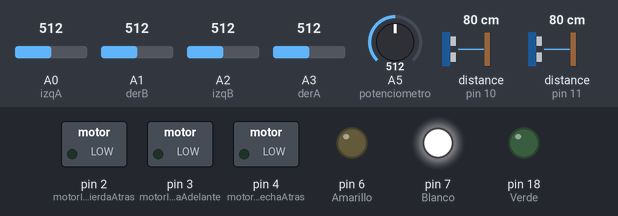
The sketch below on a simulated Arduino Uno, built with avr-gcc and run on an emulated ATmega328P. Shown: switched loads named in the sketch (green lamp = pin HIGH), output pins drawn as LEDs (lit = HIGH). The test bench sets the inputs (shaded band); at power-on: A5 (potenciometro) = 512, A0 (izqA) = 512, A1 (derB) = 512, A2 (izqB) = 512, A3 (derA) = 512, distance to the obstacle (sensors on pin 10, pin 11) 80 cm. The echo pulse lasts 58.3 µs per cm; pins used as bus, display or sensor lines are not drawn.

Above: at 6.2 s.
6.3 s: A5 (potenciometro) set to 487
At 7.5 s:
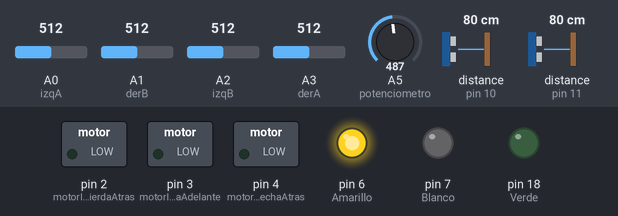
7.8 s: A5 (potenciometro) set to 761
At 8.1 s:
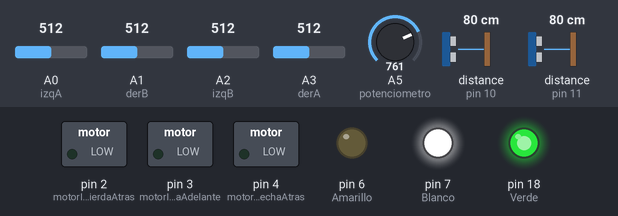
9.3 s: A5 (potenciometro) set to 733
At 9.8 s:
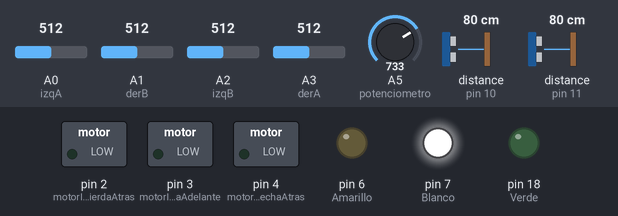
10.8 s: A5 (potenciometro) set to 30
At 11.1 s:
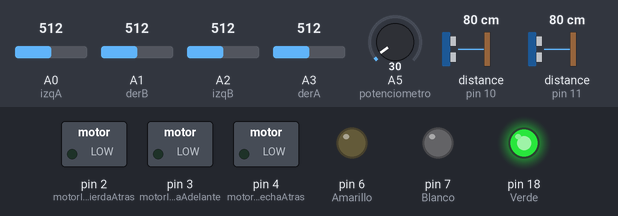
12.3 s: A5 (potenciometro) set to 241
13.8 s: A5 (potenciometro) set to 262
At 14.8 s:
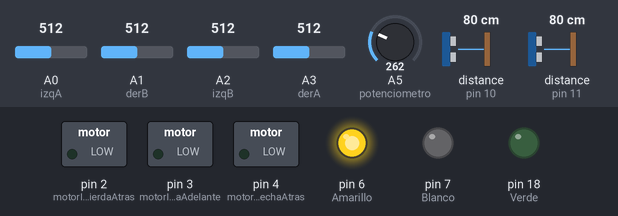
Timing chart, 0 to 16.3 s (numbered marks = the images above; inputs shaded):
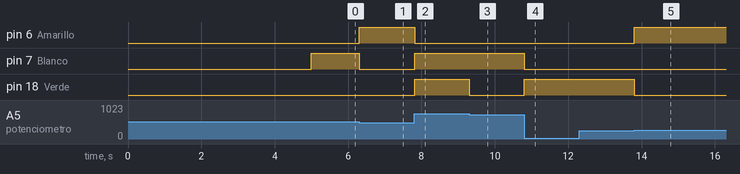

Measured:
- the behaviour switches between 501 and 500 on A5 (potenciometro) (found by bisection; images 0 and 1)
- the behaviour switches between 751 and 750 on A5 (potenciometro) (found by bisection; images 2 and 3)
- the behaviour switches between 251 and 252 on A5 (potenciometro) (found by bisection; images 4 and 5)
- after the input at 6.3 s, pin 6 (Amarillo): LOW → HIGH at once; pin 7 (Blanco): HIGH → LOW at once
- after the input at 7.8 s, pin 6 (Amarillo): HIGH → LOW at once; pin 7 (Blanco), pin 18 (Verde): LOW → HIGH at once
- after the input at 9.3 s, pin 18 (Verde): HIGH → LOW at once
- after the input at 10.8 s, pin 7 (Blanco): HIGH → LOW at once; pin 18 (Verde): LOW → HIGH at once
- after the input at 12.3 s, every drawn part: stays the same
- after the input at 13.8 s, pin 6 (Amarillo): LOW → HIGH at once; pin 18 (Verde): HIGH → LOW at once

The sketch:

beymax.ino
```cpp
int valor;
int potenciometro = A5;
int Verde = 18, Amarillo = 6, Blanco = 7;
//verde = florecer horario -amarillo = florecer antihorario -blanco = cuadrar horario -verde/blanco = florecer antihorario
int motorDerechaAdelante = 7;
int motorDerechaAtras = 4;
int motorIzquierdaAdelante = 3;
int motorIzquierdaAtras = 2;
int rapido = 250,medio = 200,lento = 150;
int derA = A3, lecturaDerA = 0;
int derB = A1, lecturaDerB = 0;
int izqA = A0, lecturaIzqA = 0;
int izqB = A2, lecturaIzqB = 0;
int Echo1 = 10;
int Trig1 = 12;
int Echo2 = 11;
int Trig2 = 13;
int distancia1 = 0,distancia2 = 0;
int lineaBordeColor = 1000; //1000 arriva es negro
int domoColor = 50;   //50 menor es blanco
void setup() {
  Serial.begin(9600);
  pinMode(potenciometro, INPUT);
  pinMode(Verde, OUTPUT);
  pinMode(Amarillo, OUTPUT);
  pinMode(Blanco, OUTPUT);
  pinMode(motorDerechaAdelante, OUTPUT);
  pinMode(motorDerechaAtras, OUTPUT);
  pinMode(motorIzquierdaAdelante, OUTPUT);
  pinMode(motorIzquierdaAtras, OUTPUT);
  pinMode(derA, INPUT);
  pinMode(derB, INPUT);
  pinMode(izqA, INPUT);
  pinMode(izqB, INPUT);
  pinMode(Echo1, INPUT);
  pinMode(Trig1, OUTPUT);
  pinMode(Echo2, INPUT);
  pinMode(Trig2, OUTPUT);
  delay(5000);
}
void loop() {
  valor = analogRead(potenciometro);

  if(valor <= 250){
    estado_Programa(1);
    florecer_horario();

  }else if(valor > 251 && valor <= 500){
    estado_Programa(2);
    florecer_antihorario();

  }else if(valor > 501 && valor <= 750){
    estado_Programa(3);
    poligonear_horario();

  }else if(valor > 751){
    estado_Programa(4);
    poligonear_antihorario();
  }
}
void estado_Programa(int num){
  if(num == 1){
    digitalWrite(Verde, HIGH);
    digitalWrite(Amarillo, LOW);
    digitalWrite(Blanco, LOW);
  }else if(num == 2){
    digitalWrite(Verde, LOW);
    digitalWrite(Amarillo, HIGH);
    digitalWrite(Blanco, LOW);
  }else if(num == 3){
    digitalWrite(Verde, LOW);
    digitalWrite(Amarillo, LOW);
    digitalWrite(Blanco, HIGH);
  }else if(num == 4){
    digitalWrite(Verde, HIGH);
    digitalWrite(Amarillo, LOW);
    digitalWrite(Blanco, HIGH);
  }
}
void detecta(){
  calcularDistancia1();
  calcularDistancia2();
  if(distancia1 <= 15){
    if(distancia2 <= 15){
      adelante(rapido);
      detecta();
    }else{
      izquierda(rapido);
      detecta();
    }
  }else if(distancia2 <= 15){
    if(distancia1 <= 15){
      adelante(rapido);
      detecta();
    }else{
      derecha(rapido);
      detecta();
    }
  }
}
void florecer_antihorario(){
  leerLineas();
  detecta();
  if(lecturaDerB < domoColor && lecturaIzqB < domoColor){
    detecta();
    atras(rapido);
  }else{
    if(lecturaDerB > lineaBordeColor && lecturaIzqB > lineaBordeColor){
      detecta();
      adelante(rapido);
      delay(400);
      detecta();
      derechaEnCompas(rapido);
      delay(400);
      detecta();
      izquierda(rapido);
      delay(500);
    }
  }
}
void florecer_horario(){
  leerLineas();
  detecta();
  if(lecturaDerB < domoColor && lecturaIzqB < domoColor){
    detecta();
    atras(rapido);
  }else{
    if(lecturaDerB > lineaBordeColor && lecturaIzqB > lineaBordeColor){
      detecta();
      adelante(rapido);
      delay(400);
      detecta();
      izquierdaEnCompas(rapido);
      delay(500);
      detecta();
      derecha(rapido);
      delay(500);
    }
  }
}
void poligonear_antihorario() {
  leerLineas();
  if (lecturaDerA < domoColor && lecturaDerB  < domoColor) {
    adelante(rapido);
  } else {
    if (lecturaDerA > lineaBordeColor ) {
      if (lecturaDerB > lineaBordeColor ) {
        izquierdaEnCompas(rapido);
      } else {
        izquierda(rapido);
      }
    }
  }
}
void poligonear_horario() {
  leerLineas();
  if (lecturaIzqA < domoColor && lecturaIzqB  < domoColor) {
    adelante(rapido);
  } else {
    if (lecturaIzqA > lineaBordeColor ) {
      if (lecturaIzqB > lineaBordeColor ) {
        derechaEnCompas(250);
      } else {
        derecha(250);
      }
    }
  }
}
void leerLineas(){
        lecturaDerA = analogRead(derA);
        lecturaDerB = analogRead(derB);
        lecturaIzqA = analogRead(izqA);
        lecturaIzqB = analogRead(izqB);
}
void calcularDistancia1() {
  digitalWrite(Trig1, LOW);
  delayMicroseconds(2);
  digitalWrite(Trig1, HIGH);
  delayMicroseconds(20);
  digitalWrite(Trig1, LOW);
  float Fdistance = pulseIn(Echo1, HIGH);
  delay(10);
  Fdistance= Fdistance/ 29 / 2;
  distancia1 = (int)Fdistance;
}
void calcularDistancia2() {
  digitalWrite(Trig2, LOW);
  delayMicroseconds(2);
  digitalWrite(Trig2, HIGH);
  delayMicroseconds(20);
  digitalWrite(Trig2, LOW);
  float Fdistance = pulseIn(Echo2, HIGH);
  delay(10);
  Fdistance= Fdistance/ 29 / 2;
  distancia2 = (int)Fdistance;
}
void atras(int pwm){
  analogWrite(motorDerechaAdelante, 0);
  analogWrite(motorDerechaAtras, pwm);
  analogWrite(motorIzquierdaAdelante, 0);
  analogWrite(motorIzquierdaAtras, pwm);
}
void adelante(int pwm){
  analogWrite(motorDerechaAdelante, pwm);
  analogWrite(motorDerechaAtras, 0);
  analogWrite(motorIzquierdaAdelante, pwm);
  analogWrite(motorIzquierdaAtras, 0);
}
void izquierda(int pwm){
  analogWrite(motorDerechaAdelante, pwm);
  analogWrite(motorDerechaAtras, pwm);
  analogWrite(motorIzquierdaAdelante, 0);
  analogWrite(motorIzquierdaAtras, 0);
}
void derecha(int pwm){
  analogWrite(motorDerechaAdelante, 0);
  analogWrite(motorDerechaAtras, pwm);
  analogWrite(motorIzquierdaAdelante, pwm);
  analogWrite(motorIzquierdaAtras, 0);
}
void derechaEnCompas(int pwm){
  analogWrite(motorDerechaAdelante, 0);
  analogWrite(motorDerechaAtras, 0);
  analogWrite(motorIzquierdaAdelante, pwm);
  analogWrite(motorIzquierdaAtras, 0);
}
void izquierdaEnCompas(int pwm){
  analogWrite(motorDerechaAdelante, pwm);
  analogWrite(motorDerechaAtras, 0);
  analogWrite(motorIzquierdaAdelante, 0);
  analogWrite(motorIzquierdaAtras, 0);
}
```
